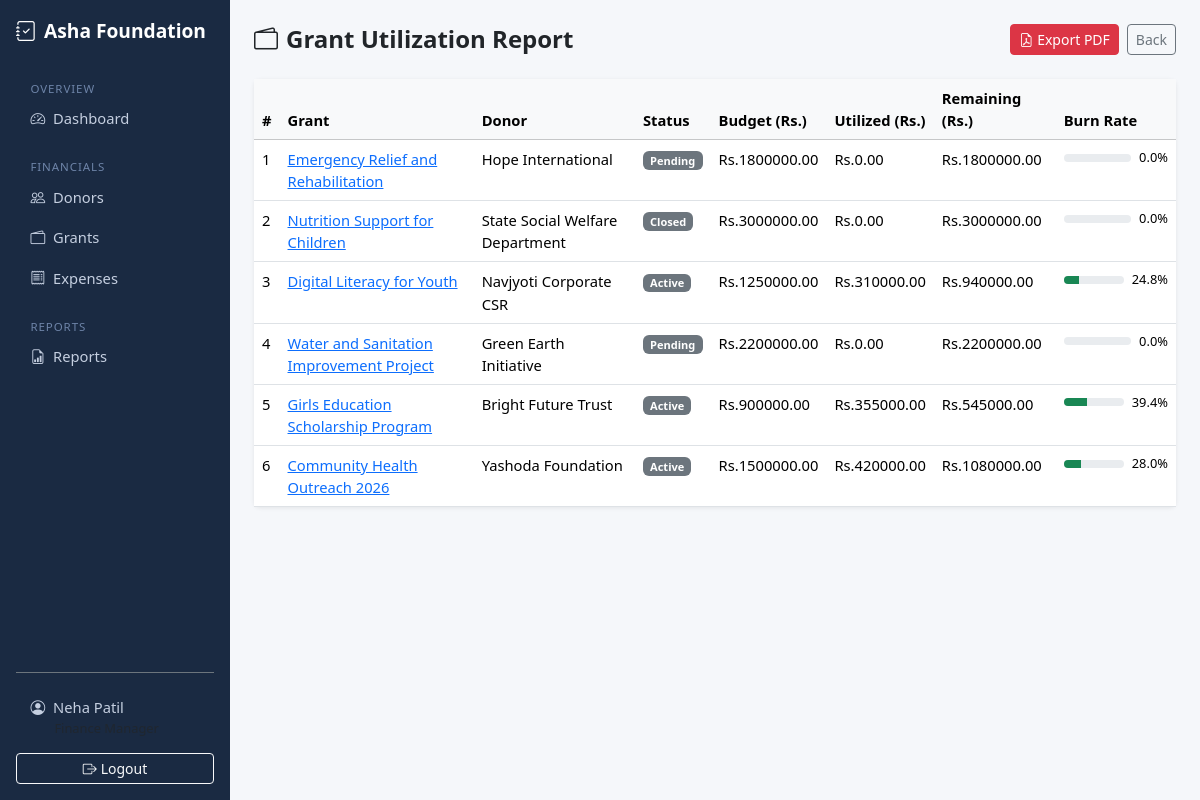
Page /reports/grant-utilization/ (signed in) on the earlier database version.
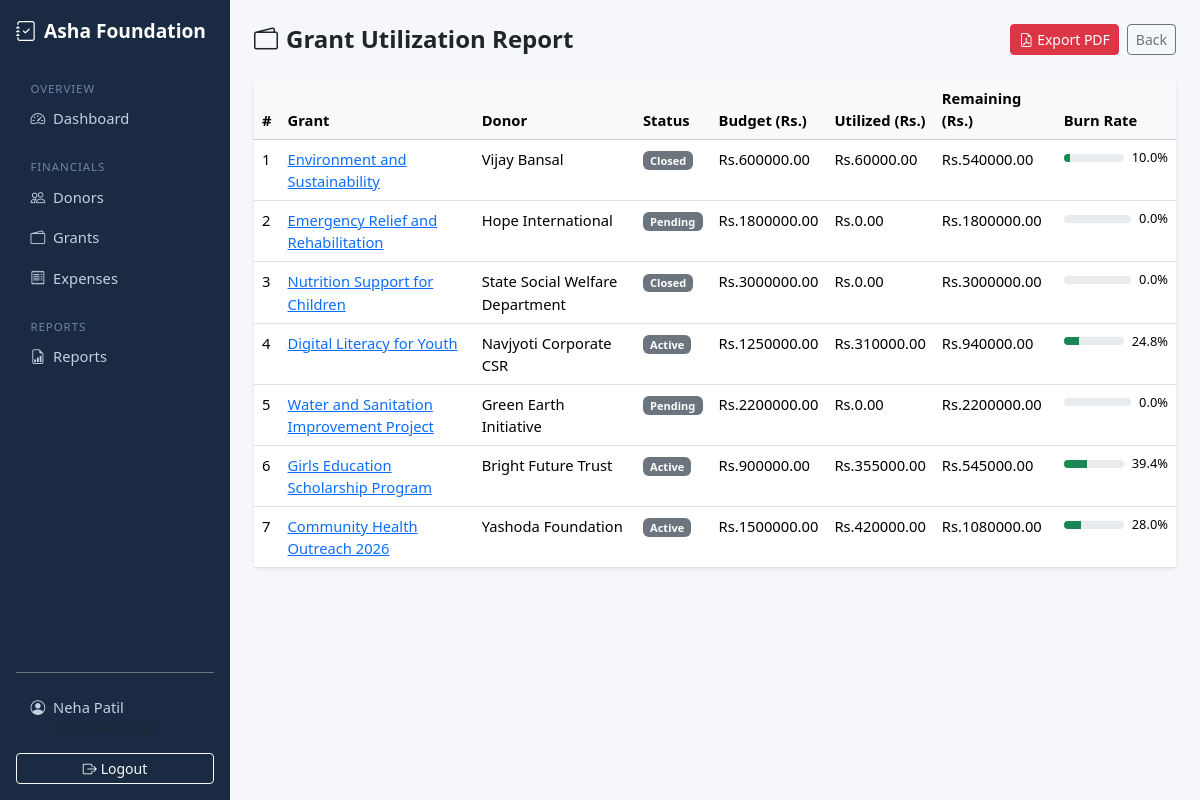
Same page on the later database version.
### apps/grants/models.py (models this page shows, shortened)
class Grant(models.Model):
    STATUS_PENDING = "pending"
    STATUS_ACTIVE = "active"
    STATUS_CLOSED = "closed"
    STATUS_CHOICES = [
        (STATUS_PENDING, "Pending"),
        (STATUS_ACTIVE, "Active"),
        (STATUS_CLOSED, "Closed"),
    ]
    donor = models.ForeignKey(Donor, on_delete=models.PROTECT, related_name="grants")
    name = models.CharField(max_length=250)
    total_amount = models.DecimalField(max_digits=14, decimal_places=2)
    start_date = models.DateField()
    end_date = models.DateField()
    purpose = models.TextField()
    status = models.CharField(max_length=10, choices=STATUS_CHOICES, default=STATUS_PENDING)
    agreement_file = models.FileField(upload_to="grants/agreements/", blank=True, null=True)
    is_active = models.BooleanField(default=True)  # soft delete
    created_at = models.DateTimeField(auto_now_add=True)
    updated_at = models.DateTimeField(auto_now=True)
    class Meta:
        ordering = ["-created_at"]
    @property
    def utilized_amount(self):
        from django.db.models import Sum
        result = self.allocations.filter(expense__is_active=True).aggregate(total=Sum("allocated_amount"))
        return result["total"] or 0
    @property
    def remaining_amount(self):
        return self.total_amount - self.utilized_amount
    @property
    def burn_rate(self):
        if self.total_amount == 0:
            return 0
        return round((self.utilized_amount / self.total_amount) * 100, 1)

### apps/donors/models.py (models this page shows, shortened)
class Donor(models.Model):
    TYPE_INDIVIDUAL = "individual"
    TYPE_ORGANIZATION = "organization"
    TYPE_GOVERNMENT = "government"
    TYPE_CORPORATE = "corporate"
    TYPE_CHOICES = [
        (TYPE_INDIVIDUAL, "Individual"),
        (TYPE_ORGANIZATION, "Organization"),
        (TYPE_GOVERNMENT, "Government"),
        (TYPE_CORPORATE, "Corporate"),
    ]
    name = models.CharField(max_length=200)
    donor_type = models.CharField(max_length=20, choices=TYPE_CHOICES, default=TYPE_INDIVIDUAL)
    email = models.EmailField(blank=True)
    phone = models.CharField(max_length=20, blank=True)
    country = models.CharField(max_length=100, default="India")
    address = models.TextField(blank=True)
    pan_number = models.CharField(max_length=20, blank=True, verbose_name="PAN Number")
    notes = models.TextField(blank=True)
    is_active = models.BooleanField(default=True)  # soft delete
    created_at = models.DateTimeField(auto_now_add=True)
    updated_at = models.DateTimeField(auto_now=True)
    class Meta:
        ordering = ["name"]

### apps/reports/views.py (the view)
# urls.py: path("grant-utilization/", views.grant_utilization_report, name="grant_utilization"),
@login_required
@report_required
def grant_utilization_report(request):
    grants = Grant.objects.filter(is_active=True).select_related("donor")
    return render(request, "reports/grant_utilization_report.html", {"grants": grants})

### apps/accounts/models.py (called while the page is built)
    @property
    def is_admin_role(self):
        return self.role == self.ROLE_ADMIN

    @property
    def is_finance(self):
        return self.role == self.ROLE_FINANCE

    @property
    def is_auditor(self):
        return self.role == self.ROLE_AUDITOR

### apps/reports/templates/reports/grant_utilization_report.html (shortened to what this page needs)
{% extends "base.html" %}
{% block content %}
<div class="d-flex justify-content-between align-items-center mb-4">
  <h4 class="fw-bold mb-0"><i class="bi bi-wallet2 me-2"></i>Grant Utilization Report</h4>
  <div class="d-flex gap-2">
    <a href="{% url 'reports:grant_utilization_pdf' %}" class="btn btn-sm btn-danger" target="_blank">
      <i class="bi bi-file-earmark-pdf me-1"></i>Export PDF
    </a>
    <a href="{% url 'reports:report_index' %}" class="btn btn-outline-secondary btn-sm">Back</a>
  </div>
</div>
<div class="card">
  <div class="table-responsive">
    <table class="table mb-0">
      <thead class="table-light">
        <tr><th>#</th><th>Grant</th><th>Donor</th><th>Status</th><th>Budget (Rs.)</th><th>Utilized (Rs.)</th><th>Remaining (Rs.)</th><th>Burn Rate</th></tr>
      </thead>
      <tbody>
        {% for grant in grants %}
        <tr>
          <td>{{ forloop.counter }}</td>
          <td><a href="{% url 'grants:grant_detail' grant.pk %}">{{ grant.name }}</a></td>
          <td>{{ grant.donor.name }}</td>
          <td><span class="badge bg-secondary">{{ grant.get_status_display }}</span></td>
          <td>Rs.{{ grant.total_amount|floatformat:2 }}</td>
          <td>Rs.{{ grant.utilized_amount|floatformat:2 }}</td>
          <td class="{% if grant.remaining_amount < 0 %}text-danger{% endif %}">Rs.{{ grant.remaining_amount|floatformat:2 }}</td>
          <td>
            <div class="d-flex align-items-center gap-2">
              <div class="progress flex-grow-1" style="height:8px;min-width:60px;">
                <div class="progress-bar {% if grant.burn_rate >= 90 %}bg-danger{% elif grant.burn_rate >= 70 %}bg-warning{% else %}bg-success{% endif %}"
                     style="width:{% if grant.burn_rate > 100 %}100{% else %}{{ grant.burn_rate }}{% endif %}%"></div>
              </div>
              <small>{{ grant.burn_rate }}%</small>
            </div>
          </td>
        </tr>
        {% empty %}
        <tr><td colspan="8" class="text-muted text-center py-4">No grants found.</td></tr>
        {% endfor %}
      </tbody>
    </table>
  </div>
</div>
{% endblock %}

Differences in the rows shown:
added Grant: name "Environment and Sustainability", donor.name "Vijay Bansal", status "Closed", total_amount "600000.00", utilized_amount "60000.00", remaining_amount "540000.00", burn_rate "10.0"
